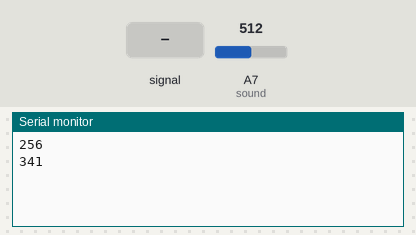
A sketch run on a simulated Arduino Nano, built with avr-gcc and run on an emulated ATmega328P. On the bench: the last lines printed to the serial monitor. Inputs (shaded band) come from the test bench; at power-on: A7 (sound) = 512.

Above: at 2.8 s.
2.9 s: A7 (sound) fed a 200 Hz sine of ±81 counts around its level
At 3.4 s:
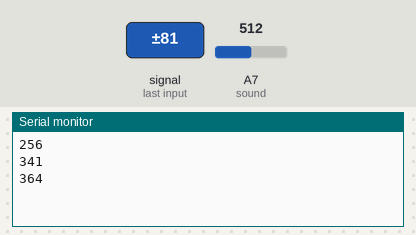
4.4 s: A7 (sound) set to 716
At 5.7 s:
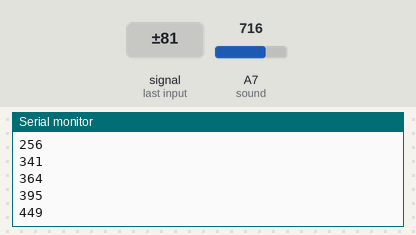
5.9 s: A7 (sound) fed a 1000 Hz sine of ±255 counts around its level
At 6.8 s:
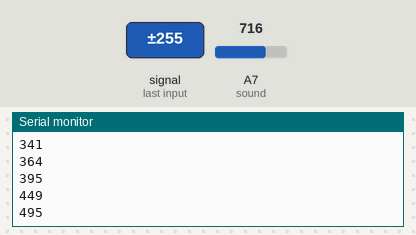
7.4 s: A7 (sound) set to 900
At 8.6 s:
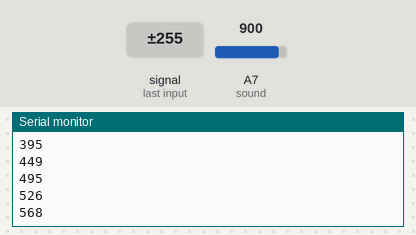
Timing chart, 0 to 9.9 s (numbered marks = the images above; inputs shaded):
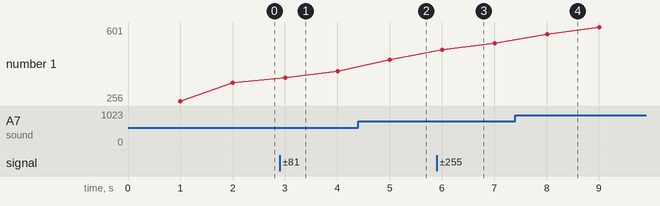

The sketch:

project_3.ino
```cpp
#include <RunningAverage.h>

const int sound = A7;

unsigned long lastDebounce = 0;
unsigned long debounceDelay = 1000;

//running average of last minute
RunningAverage rmSound(60);

void setup() {
  pinMode(sound, INPUT);
  Serial.begin(9600);
  rmSound.clear();
  rmSound.addValue(0); //so that value isn't null
}

void loop() {
  if((millis() - lastDebounce) > debounceDelay){
    rmSound.addValue(analogRead(sound));
    long soundData = rmSound.getAverage();
    Serial.println(soundData);
    lastDebounce = millis();
  }
}
```

Measured:
- after the input at 2.9 s, the serial monitor: prints a new line after 0.10 s (image 1)
- after the input at 4.4 s, the serial monitor: prints a new line after 0.61 s (image 2)
- after the input at 5.9 s, the serial monitor: prints a new line after 0.11 s (image 3)
- after the input at 7.4 s, the serial monitor: prints a new line after 0.61 s (image 4)
- plotted number 1: 341 → 395 after the input at 2.9 s, 395 → 449 after the input at 4.4 s, 449 → 526 after the input at 5.9 s, 526 → 601 after the input at 7.4 s
